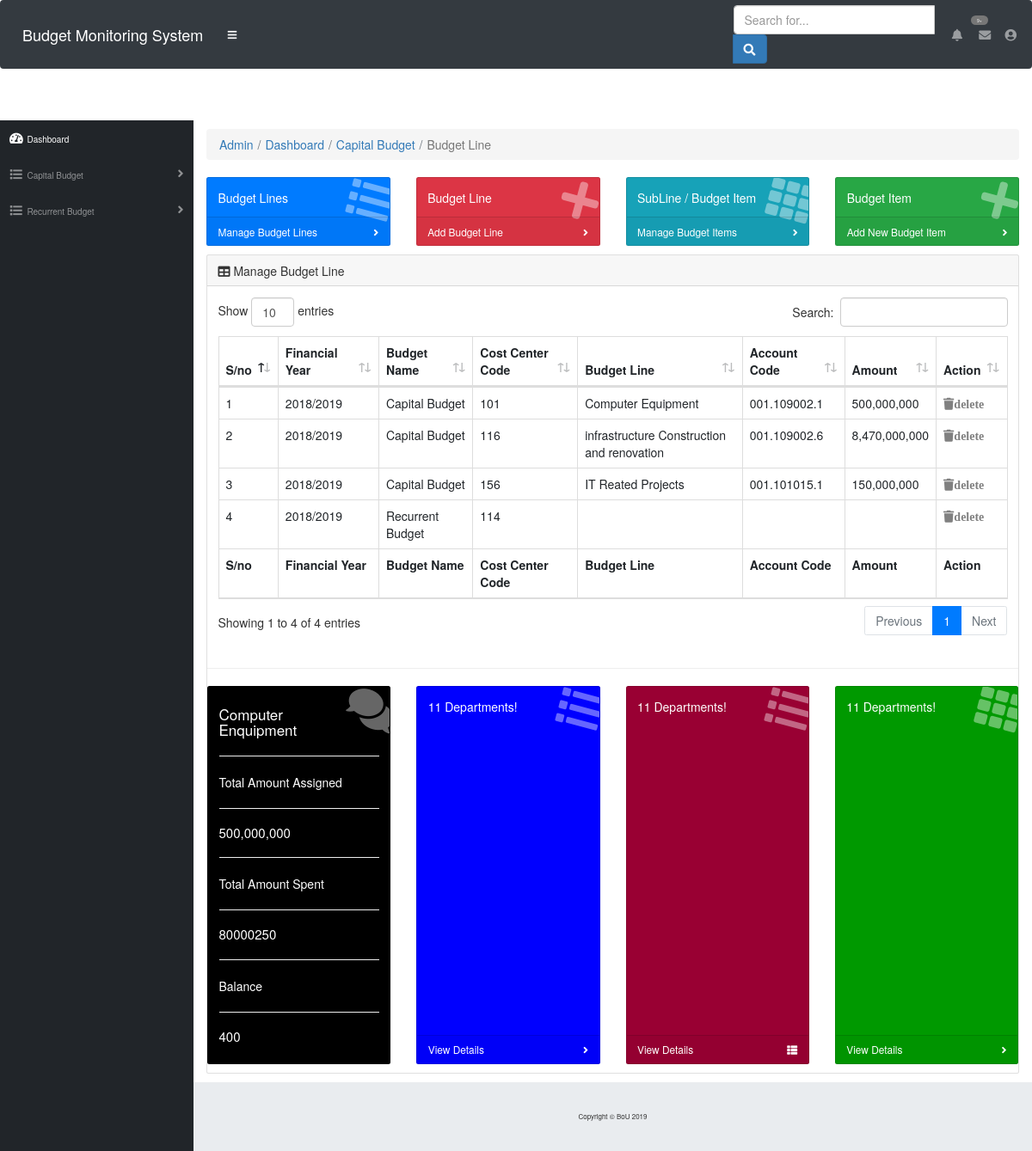
The page /BudgetViewer/budgetLine.php on the database its author committed.
### tables this page shows
CREATE TABLE `budget_line` (
  `id` int(11) NOT NULL,
  `Fy` varchar(250) NOT NULL,
  `BudgetName` varchar(250) NOT NULL,
  `CostCenter` varchar(250) NOT NULL,
  `AccountName` varchar(225) NOT NULL,
  `AccountCode` varchar(250) NOT NULL,
  `ApprovedAmount` varchar(250) NOT NULL,
  `addedON` timestamp NOT NULL DEFAULT CURRENT_TIMESTAMP
);

### BudgetViewer/budgetLine.php (the view, shortened to what this page needs)
 <?php
 include('include/mainheader.php');
 include('include/config.php');
?>
<div id="content-wrapper">
      <div class="container-fluid">
        <ol class="breadcrumb">
          <li class="breadcrumb-item">
            <a href="dashboard.php">Admin </a></li>
            <a href="dashboard.php" class="breadcrumb-item ">Dashboard </a>
            <a href="capitalbudget.php" class="breadcrumb-item ">Capital Budget </a>
          <li class="breadcrumb-item active">Budget Line</li>
        </ol>
        <div class="row">
          <div class="col-xl-3 col-sm-6 mb-3">
            <div class="card text-white bg-primary o-hidden h-100">
              <div class="card-body">
                <div class="card-body-icon">
                  <i class="fas fa-fw fa-list"></i>
                </div>
                <div class="mr-5">  Budget Lines</div>
              </div>
              <a class="card-footer text-white clearfix small z-1"
              href="">
                <span class="float-left">Manage Budget Lines</span>
                <span class="float-right">
                  <i class="fas fa-angle-right"></i>
                </span>
              </a>
            </div>
          </div>
          <div class="col-xl-3 col-sm-6 mb-3">
            <div class="card text-white bg-danger o-hidden h-100">
              <div class="card-body">
                <div class="card-body-icon">
                  <i class="fas fa-fw fa-plus"></i>
                </div>
                <div class="mr-5">Budget Line </div>
              </div>
              <a class="card-footer text-white clearfix small z-1" href="addMainBudgetLine.php">
                <span class="float-left">Add Budget Line  </span>
                <span class="float-right">
                  <i class="fas fa-angle-right"></i>
                </span>
              </a>
            </div>
          </div>
          <div class="col-xl-3 col-sm-6 mb-3">
            <div class="card text-white bg-info o-hidden h-100">
              <div class="card-body">
                <div class="card-body-icon">
                  <i class="fas fa-fw fa-th"></i>
                </div>
                <div class="mr-5">SubLine / Budget Item</div>
              </div>
              <a class="card-footer text-white clearfix small z-1" href="budgetItem.php">
                <span class="float-left">Manage Budget Items </span>
                <span class="float-right">
                  <i class="fas fa-angle-right"></i>
                </span>
              </a>
            </div>
          </div>
          <div class="col-xl-3 col-sm-6 mb-3">
            <div class="card text-white bg-success o-hidden h-100">
              <div class="card-body">
                <div class="card-body-icon">
                  <i class="fas fa-fw fa-plus"></i>
                </div>
                <div class="mr-5">Budget Item</div>
              </div>
              <a class="card-footer text-white clearfix small z-1" href="addBudgetItem.php">
                <span class="float-left">Add New Budget Item  </span>
                <span class="float-right">
                  <i class="fas fa-angle-right"></i>
                </span>
              </a>
            </div>
          </div>
        </div>
        <div class="card mb-3">
          <div class="card-header">
            <i class="fas fa-table"></i>
            Manage Budget Line</div>
          <div class="card-body">
            <div class="table-responsive">
              <table class="table table-bordered" id="dataTable" width="100%" cellspacing="0">
                <thead>
                  <tr>
                    <th>S/no</th>
                    <th>Financial Year</th>
                    <th>Budget Name</th>
                    <th>Cost Center Code</th>
                    <th>Budget Line </th>
                    <th>Account Code </th>
                    <th>Amount</th>
                    <th>Action</th>
                  </tr>
                </thead>
                <tfoot>
                  <tr>
                    <th>S/no</th>
                    <th>Financial Year</th>
                    <th>Budget Name</th>
                    <th>Cost Center Code</th>
                    <th>Budget Line </th>
                    <th>Account Code </th>
                    <th>Amount</th>
                    <th>Action</th>
                  </tr>
                </tfoot>
                <tbody>
                  <?php
$query = "SELECT * FROM budget_line";
$result = mysqli_query($db,$query);
$number =  mysqli_num_rows($result);
if($number > 0){
foreach($result as $key => $data){
?>
  <tr>
    <td><?= ++$key ?></td>
    <td><?= $data['Fy'] ?></td>
    <td><?= $data['BudgetName'] ?></td>
    <td><?= $data['CostCenter'] ?></td>
    <td><?= $data['AccountName'] ?></td>
    <td><?= $data['AccountCode'] ?></td>
    <td><?= $data['ApprovedAmount'] ?></td>
    <td>
<a href="budgetLine.php?id=<?php echo $row['id'];?>" onClick="return confirm('Are You Sure You Want To Delete')" ><i class="fa fa-trash" style="color: gray;">delete</i></a>
    </td>
  </tr>
<?php } }else{ ?>
  <tr>
    <td colspan="7">No Data Found</td>
  </tr>';
<?php } ?>
                </tbody>
              </table>
            </div>
          </div>
         <hr>
         <div class="row">
          <div class="col-xl-3 col-sm-6 mb-3">
            <div class="card text-white o-hidden " style="background-color:  #000000;">
              <div class="card-body">
                <div class="card-body-icon">
                  <i class="fas fa-fw fa-comments"></i>
                </div>
                <div class="mr-5">
                  <h5 style="font-size: 17px;">Computer Enquipment</h5>
                </div>
                <hr style="background-color: white;">
                  <p>Total Amount Assigned</p>
                <hr style="background-color: white;">
    <?php
 $sql = "SELECT ApprovedAmount  FROM budget_line WHERE AccountName='Computer Equipment'";
 $stmt = $db->prepare($sql);
$stmt->execute();
$stmt->bind_result($amount);
?>
<div class="stat-panel-number h1 " style="font-size: 15px;">
<?php echo $amount;?>
</div>
<hr style="background-color: white;">
                  <p>Total Amount Spent</p>
                <hr style="background-color: white;">
    <?php
  $sql = "SELECT sum(Amount) FROM budget_item WHERE Budgetline='Computer Equipment'";
 $stmt = $db->prepare($sql);
$stmt->execute();
$stmt->bind_result($amount);
?>
<div class="stat-panel-number h1 " style="font-size: 15px;">
<?php echo $amount;?>
</div><hr style="background-color: white;">
                  <p>Balance</p>
                <hr style="background-color: white;">
    <?php
$sql = "SELECT budget_line.ApprovedAmount-sum(budget_item.Amount) FROM budget_line INNER JOIN budget_item ON budget_line.id=budget_item.id WHERE budget_line.AccountName='Computer Equipment' AND budget_item.Budgetline='Computer Equipment'";
 $stmt = $db->prepare($sql);
$stmt->execute();
$stmt->bind_result($amount);
?>
<div class="stat-panel-number h1 " style="font-size: 15px;">
<?php echo $amount;?>
</div>
              </div>
            </div>
          </div>
          <div class="col-xl-3 col-sm-6 mb-3">
            <div class="card text-white  o-hidden h-100" style="background-color: blue;">
              <div class="card-body">
                <div class="card-body-icon">
                  <i class="fas fa-fw fa-list"></i>
                </div>
                <div class="mr-5">11 Departments!</div>
              </div>
              <a class="card-footer text-white clearfix small z-1" href="#">
                <span class="float-left">View Details</span>
                <span class="float-right">
                  <i class="fas fa-angle-right"></i>
                </span>
              </a>
            </div>
          </div>
          <div class="col-xl-3 col-sm-6 mb-3">
            <div class="card text-white  o-hidden h-100" style="background-color:  #990033;">
              <div class="card-body">
                <div class="card-body-icon">
                  <i class="fas fa-fw fa-list"></i>
                </div>
                <div class="mr-5">11 Departments!</div>
              </div>
              <a class="card-footer text-white clearfix small z-1" href="#">
                <span class="float-left">View Details</span>
                <span class="float-right">
                  <i class="fas fa-th-list"></i>
                </span>
              </a>
            </div>
          </div>
          <div class="col-xl-3 col-sm-6 mb-3">
            <div class="card text-white  o-hidden h-100" style="background-color: #009900;">
              <div class="card-body">
                <div class="card-body-icon">
                  <i class="fas fa-fw fa-th"></i>
                </div>
                <div class="mr-5">11 Departments!</div>
              </div>
              <a class="card-footer text-white clearfix small z-1" href="#">
                <span class="float-left">View Details</span>
                <span class="float-right">
                  <i class="fas fa-angle-right"></i>
                </span>
              </a>
            </div>
          </div>
         </div>
</div>
      <footer class="sticky-footer">
        <div class="container my-auto">
          <div class="copyright text-center my-auto">
            <span>Copyright © BoU 2019</span>
          </div>
        </div>
      </footer>
    </div>
  </div>

### rows shown on the page
budget_line: Fy "2018/2019", BudgetName "Capital Budget", CostCenter "101", AccountName "Computer Equipment", AccountCode "001.109002.1", ApprovedAmount "500,000,000"
budget_line: Fy "2018/2019", BudgetName "Capital Budget", CostCenter "116", AccountName "infrastructure Construction and renovation", AccountCode "001.109002.6", ApprovedAmount "8,470,000,000"
budget_line: Fy "2018/2019", BudgetName "Capital Budget", CostCenter "156", AccountName "IT Reated Projects", AccountCode "001.101015.1", ApprovedAmount "150,000,000"
budget_line: Fy "2018/2019", BudgetName "Recurrent Budget", CostCenter "114"

### other values the page prints
$amount "500,000,000"
$amount "80000250"
$amount "400"
